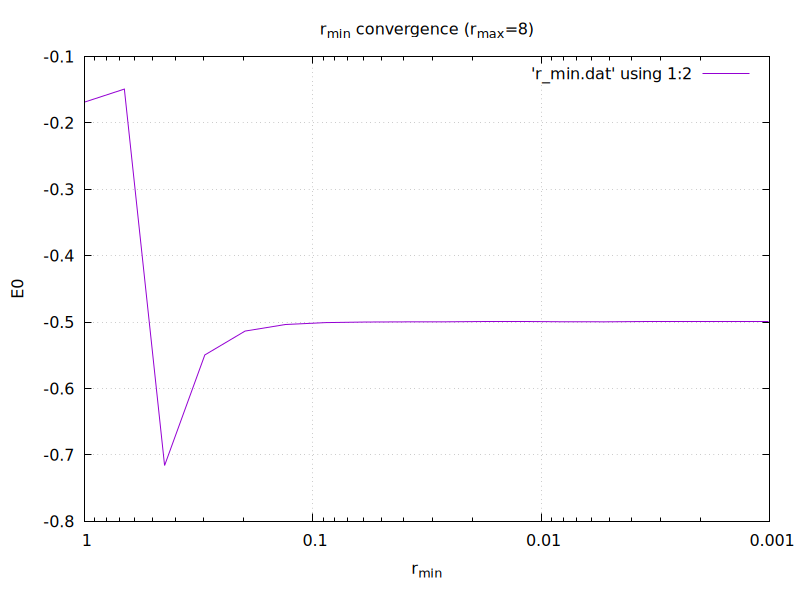

The gnuplot source for this figure:
set terminal pngcairo size 800,600
set output "R_min.png"

set title "r_{min} convergence (r_{max}=8)"
set xlabel "r_{min}"
set ylabel "E0"
set xrange reverse
set logscale x
set grid

plot 'r_min.dat' using 1:2 with lines
